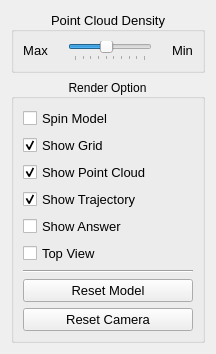
<?xml version="1.0" encoding="UTF-8"?>
<ui version="4.0">
 <class>ControlPanelDialog</class>
 <widget class="QDialog" name="ControlPanelDialog">
  <property name="geometry">
   <rect>
    <x>0</x>
    <y>0</y>
    <width>216</width>
    <height>311</height>
   </rect>
  </property>
  <property name="windowTitle">
   <string>Control Panel</string>
  </property>
  <layout class="QVBoxLayout" name="verticalLayout">
   <item>
    <widget class="QGroupBox" name="groupBox_3">
     <property name="sizePolicy">
      <sizepolicy hsizetype="Minimum" vsizetype="Fixed">
       <horstretch>0</horstretch>
       <verstretch>0</verstretch>
      </sizepolicy>
     </property>
     <property name="font">
      <font>
       <pointsize>10</pointsize>
      </font>
     </property>
     <property name="title">
      <string>Point Cloud Density</string>
     </property>
     <property name="alignment">
      <set>Qt::AlignCenter</set>
     </property>
     <layout class="QHBoxLayout" name="horizontalLayout_2">
      <property name="spacing">
       <number>20</number>
      </property>
      <item>
       <widget class="QLabel" name="label">
        <property name="sizePolicy">
         <sizepolicy hsizetype="Fixed" vsizetype="Fixed">
          <horstretch>0</horstretch>
          <verstretch>0</verstretch>
         </sizepolicy>
        </property>
        <property name="font">
         <font>
          <pointsize>10</pointsize>
         </font>
        </property>
        <property name="text">
         <string>Max</string>
        </property>
        <property name="alignment">
         <set>Qt::AlignCenter</set>
        </property>
       </widget>
      </item>
      <item>
       <widget class="QSlider" name="HorizontalSlider_PointCloudDensity">
        <property name="sizePolicy">
         <sizepolicy hsizetype="Maximum" vsizetype="Preferred">
          <horstretch>0</horstretch>
          <verstretch>0</verstretch>
         </sizepolicy>
        </property>
        <property name="minimum">
         <number>1</number>
        </property>
        <property name="maximum">
         <number>10</number>
        </property>
        <property name="value">
         <number>5</number>
        </property>
        <property name="tracking">
         <bool>true</bool>
        </property>
        <property name="orientation">
         <enum>Qt::Horizontal</enum>
        </property>
        <property name="tickPosition">
         <enum>QSlider::TicksBelow</enum>
        </property>
        <property name="tickInterval">
         <number>1</number>
        </property>
       </widget>
      </item>
      <item>
       <widget class="QLabel" name="label_2">
        <property name="sizePolicy">
         <sizepolicy hsizetype="Fixed" vsizetype="Fixed">
          <horstretch>0</horstretch>
          <verstretch>0</verstretch>
         </sizepolicy>
        </property>
        <property name="font">
         <font>
          <pointsize>10</pointsize>
         </font>
        </property>
        <property name="text">
         <string>Min</string>
        </property>
        <property name="alignment">
         <set>Qt::AlignCenter</set>
        </property>
       </widget>
      </item>
     </layout>
    </widget>
   </item>
   <item>
    <widget class="QGroupBox" name="groupBox_2">
     <property name="sizePolicy">
      <sizepolicy hsizetype="Minimum" vsizetype="Fixed">
       <horstretch>0</horstretch>
       <verstretch>0</verstretch>
      </sizepolicy>
     </property>
     <property name="title">
      <string>Render Option</string>
     </property>
     <property name="alignment">
      <set>Qt::AlignCenter</set>
     </property>
     <layout class="QVBoxLayout" name="verticalLayout_2">
      <item>
       <widget class="QCheckBox" name="CheckBox_SpinModel">
        <property name="sizePolicy">
         <sizepolicy hsizetype="Fixed" vsizetype="Fixed">
          <horstretch>0</horstretch>
          <verstretch>0</verstretch>
         </sizepolicy>
        </property>
        <property name="font">
         <font>
          <pointsize>10</pointsize>
         </font>
        </property>
        <property name="text">
         <string>Spin Model</string>
        </property>
       </widget>
      </item>
      <item>
       <widget class="QCheckBox" name="CheckBox_ShowGrid">
        <property name="sizePolicy">
         <sizepolicy hsizetype="Fixed" vsizetype="Fixed">
          <horstretch>0</horstretch>
          <verstretch>0</verstretch>
         </sizepolicy>
        </property>
        <property name="font">
         <font>
          <pointsize>10</pointsize>
         </font>
        </property>
        <property name="text">
         <string>Show Grid</string>
        </property>
        <property name="checked">
         <bool>true</bool>
        </property>
       </widget>
      </item>
      <item>
       <widget class="QCheckBox" name="CheckBox_ShowPointCloud">
        <property name="font">
         <font>
          <pointsize>10</pointsize>
         </font>
        </property>
        <property name="text">
         <string>Show Point Cloud</string>
        </property>
        <property name="checked">
         <bool>true</bool>
        </property>
       </widget>
      </item>
      <item>
       <widget class="QCheckBox" name="CheckBox_ShowTrajectory">
        <property name="font">
         <font>
          <pointsize>10</pointsize>
         </font>
        </property>
        <property name="text">
         <string>Show Trajectory</string>
        </property>
        <property name="checked">
         <bool>true</bool>
        </property>
       </widget>
      </item>
      <item>
       <widget class="QCheckBox" name="CheckBox_ShowAnswer">
        <property name="font">
         <font>
          <pointsize>10</pointsize>
         </font>
        </property>
        <property name="text">
         <string>Show Answer</string>
        </property>
       </widget>
      </item>
      <item>
       <widget class="QCheckBox" name="CheckBox_ViewDirection_Top">
        <property name="font">
         <font>
          <pointsize>10</pointsize>
         </font>
        </property>
        <property name="text">
         <string>Top View</string>
        </property>
       </widget>
      </item>
      <item>
       <widget class="Line" name="line">
        <property name="orientation">
         <enum>Qt::Horizontal</enum>
        </property>
       </widget>
      </item>
      <item>
       <widget class="QPushButton" name="PushButton_ResetModel">
        <property name="sizePolicy">
         <sizepolicy hsizetype="Minimum" vsizetype="Fixed">
          <horstretch>0</horstretch>
          <verstretch>0</verstretch>
         </sizepolicy>
        </property>
        <property name="font">
         <font>
          <pointsize>10</pointsize>
         </font>
        </property>
        <property name="text">
         <string>Reset Model</string>
        </property>
        <property name="autoDefault">
         <bool>false</bool>
        </property>
       </widget>
      </item>
      <item>
       <widget class="QPushButton" name="PushButton_ResetCamera">
        <property name="sizePolicy">
         <sizepolicy hsizetype="Minimum" vsizetype="Fixed">
          <horstretch>0</horstretch>
          <verstretch>0</verstretch>
         </sizepolicy>
        </property>
        <property name="font">
         <font>
          <pointsize>10</pointsize>
         </font>
        </property>
        <property name="text">
         <string>Reset Camera</string>
        </property>
        <property name="autoDefault">
         <bool>false</bool>
        </property>
       </widget>
      </item>
     </layout>
    </widget>
   </item>
  </layout>
 </widget>
 <resources/>
 <connections/>
</ui>
